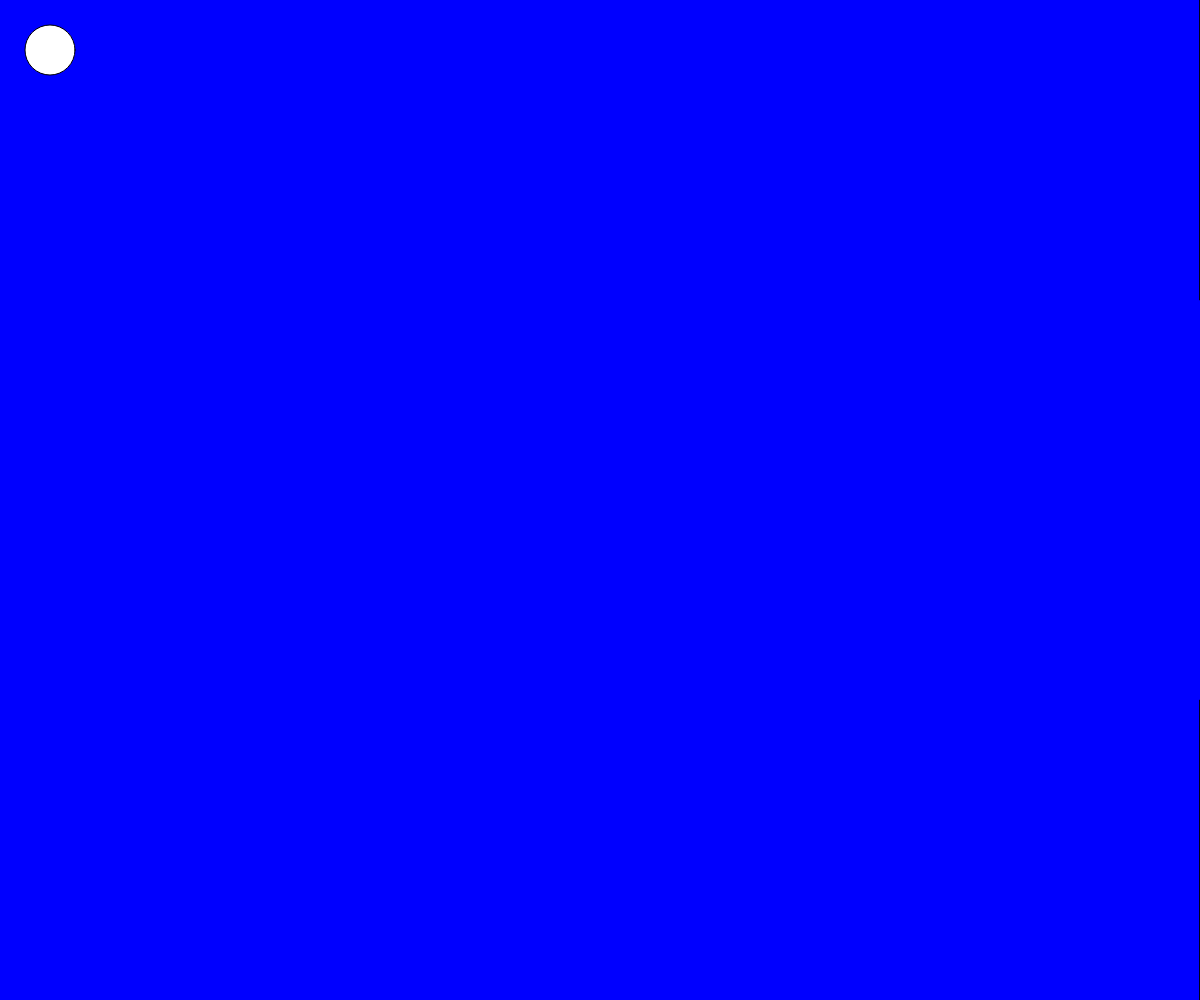
Frame 1 (no input)
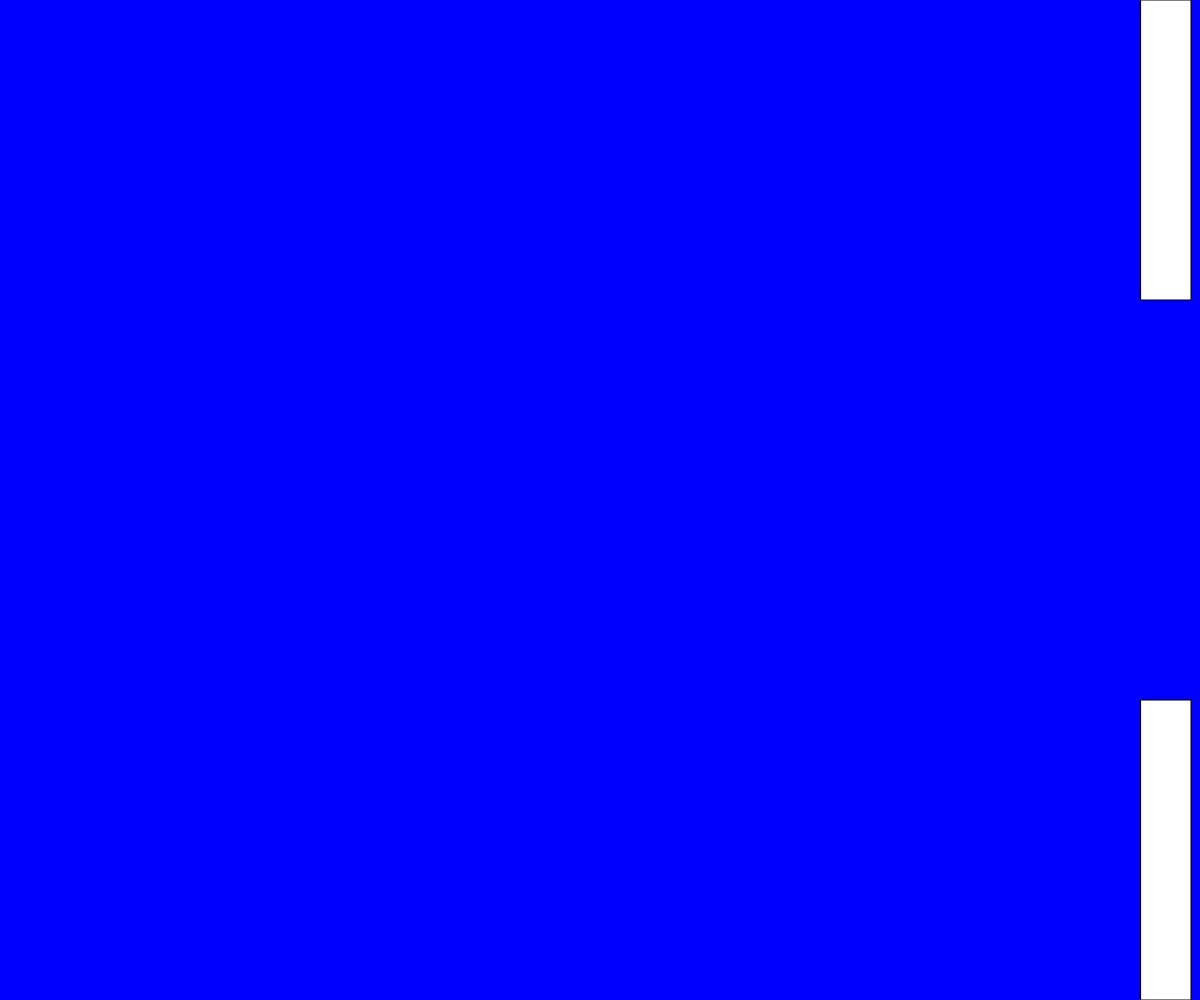
Frame 60 (no input)
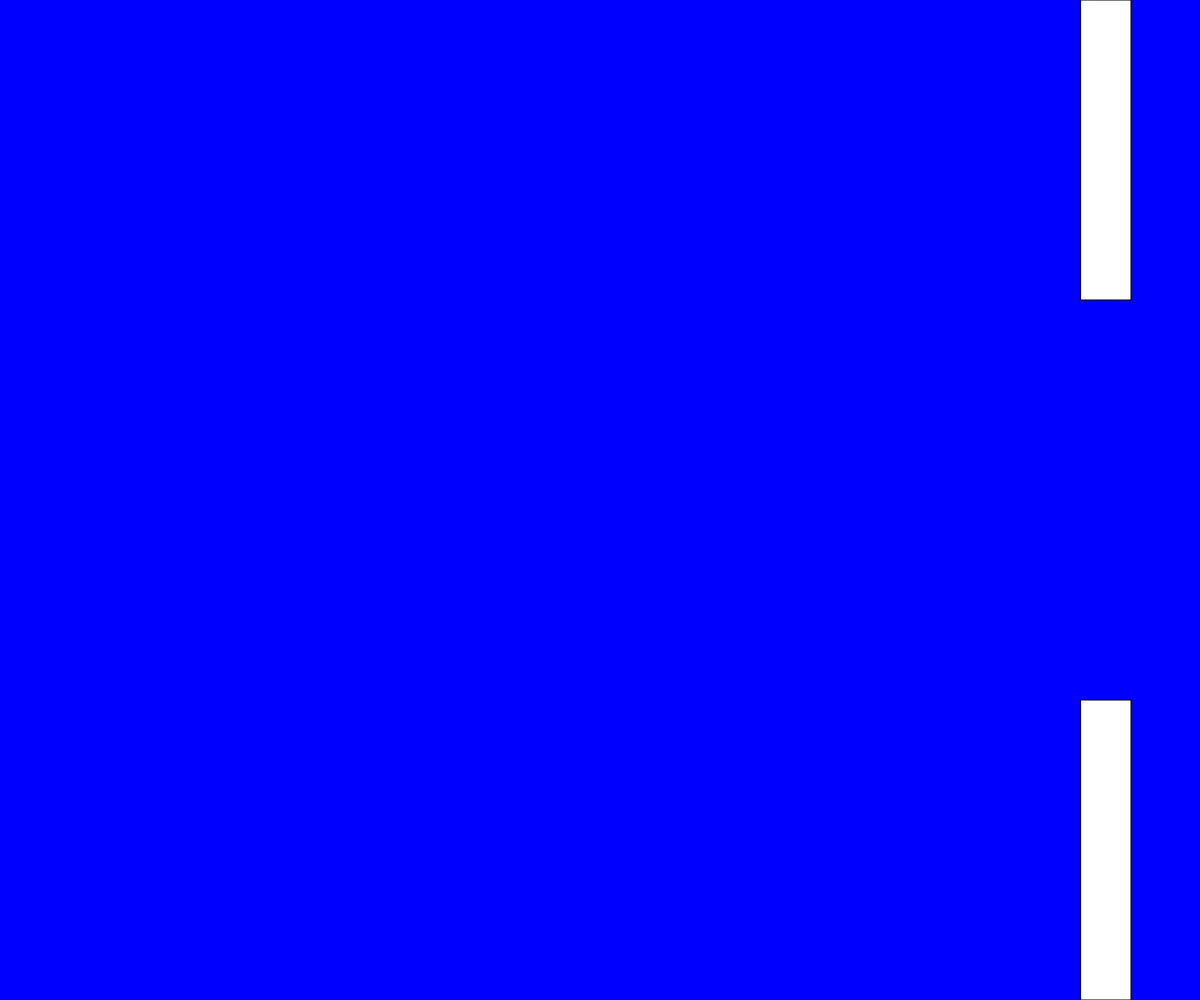
Frame 120 (the mouse pressed at the canvas centre since frame 60)

The p5.js sketch that drew these frames (run headless with seeded random() and noise() and a simulated clock; from frame 60 on, the mouse is pressed at the canvas centre):

// p5.js sketch
// ── sketch.js
let xPos = 50;
let yPos = 50;
let yFart = 1;
let xHinder = innerWidth;
let hinderH = 300;
let hinderB = 50;

function preload(){
  // put preload code here
}

function setup() {
  // put setup code here
  createCanvas(innerWidth,innerHeight);
}

function draw() {
  // put drawing code here
  background("blue");
  ellipse(xPos,yPos,50,50);
  rect(xHinder,0,hinderB,hinderH);
  rect(xHinder,innerHeight-hinderH,hinderB,hinderH);
  yPos = yPos + yFart;
  yFart = yFart + 1;

  xHinder = xHinder - 1;

  if(xHinder<0-50){
    xHinder = innerWidth;
  }

  if(xPos > xHinder && xPos < xHinder + hinderB && yPos < hinderH){
    alert("Du er død!")
  }
  if(xPos > xHinder && xPos < xHinder + hinderB && yPos > innerHeight-hinderH){
    alert("Du er død!")
  }
}

window.onkeydown = hopp;

function hopp(){
  yFart = -10;
}
